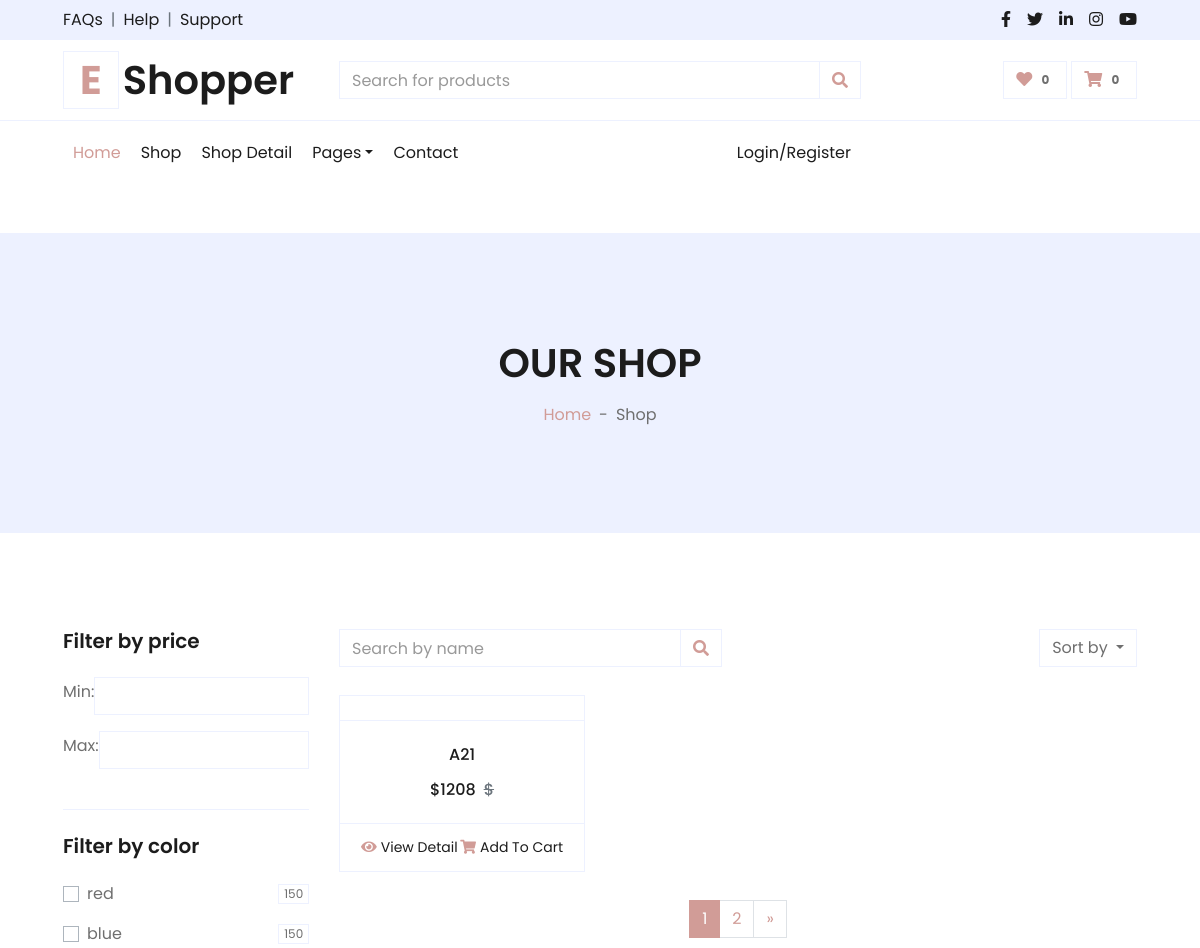
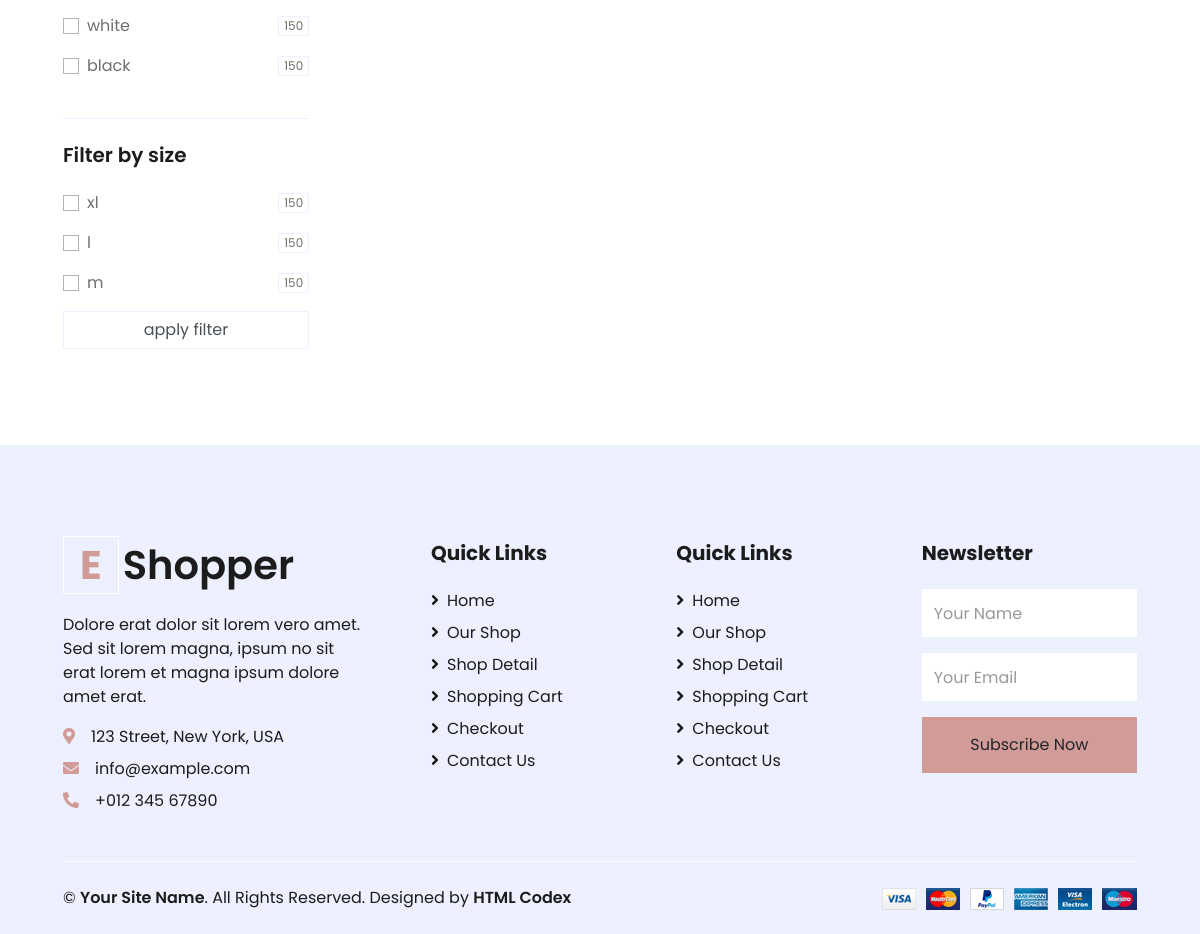
The page /product/category/sammsong on the database its author committed (2 pictures, top to bottom).
### products/models.py (models this page shows, shortened)
class Color(models.Model):
    title = models.CharField(max_length=30)
    class Meta:
        verbose_name="رنگ"
        verbose_name_plural="رنگ ها"

class Size(models.Model):
    title = models.CharField(max_length=30)
    class Meta:
        verbose_name="سایز"
        verbose_name_plural="سایزها"

class Product(models.Model):
    title = models.CharField(max_length=30)
    category = models.ManyToManyField(Category,related_name="products",blank=True)
    description = models.TextField()
    price = models.IntegerField()
    discount = models.SmallIntegerField(blank=True, null=True)
    color=models.ManyToManyField(Color,blank=True, related_name="products")
    size=models.ManyToManyField(Size, blank=True, related_name="products")
    created_at =models.DateTimeField(auto_now_add=True, null=True,blank=True)
    class Meta:
        verbose_name="محصول"
        verbose_name_plural="محصولات"
        ordering = ("-created_at",)

### products/views.py (the view)
# urls.py: path('category/<str:slug>',CategoryListView.as_view(),name="category_list"),
class CategoryListView(View):
    def get(self, queryset,slug):
        queryset = Product.objects.filter(category__slug=slug)
        page_number = self.request.GET.get('page')
        paginator = Paginator(queryset,1)
        object_list = paginator.get_page(page_number)
        data = {"object_list": object_list}
        data['colors'] = Color.objects.all()
        data['sizes'] = Size.objects.all()
        return render(self.request,"products/product_list.html",data)

### products/templates/products/product_list.html (shortened to what this page needs)
{% extends "base.html" %}
{% load render_partial %}
{% block content %}
    <div class="container-fluid bg-secondary mb-5">
        <div class="d-flex flex-column align-items-center justify-content-center" style="min-height: 300px">
            <h1 class="font-weight-semi-bold text-uppercase mb-3">Our Shop</h1>
            <div class="d-inline-flex">
                <p class="m-0"><a href="">Home</a></p>
                <p class="m-0 px-2">-</p>
                <p class="m-0">Shop</p>
            </div>
        </div>
    </div>
    <div class="container-fluid pt-5">
        <div class="row px-xl-5">
            <div class="col-lg-3 col-md-12">
                <form>
                    <div class="border-bottom mb-4 pb-4">
                        <h5 class="font-weight-semi-bold mb-4">Filter by price</h5>
                        <div class="form-group d-flex align-items-center justify-content-between mb-3">
                            <label class="" for="price-all">Min:</label>
                            <input type="number" class="form-control" name="min_price" id="price-all">
                        </div>
                        <div class="form-group d-flex align-items-center justify-content-between mb-3">
                            <label class="" for="price-all">Max:</label>
                            <input type="number" class="form-control" name="max_price" id="price-all">
                        </div>
                    </div>
                    <div class="border-bottom mb-4 pb-4">
                        <h5 class="font-weight-semi-bold mb-4">Filter by color</h5>
                        {% for color in colors %}
                            <div class="custom-control custom-checkbox d-flex align-items-center justify-content-between mb-3">
                                <label class="custom-control-label" for="{{ color.id }}">{{ color.title }}</label>
                                <span class="badge border font-weight-normal">150</span>
                            </div>
                        {% endfor %}
                    </div>
                    <div class="mb-5">
                        <h5 class="font-weight-semi-bold mb-4">Filter by size</h5>
                        {% for size in sizes %}
                            <div class="custom-control custom-checkbox d-flex align-items-center justify-content-between mb-3">
                                <label class="custom-control-label" for="{{ size.title }}">{{ size.title }}</label>
                                <span class="badge border font-weight-normal">150</span>
                            </div>
                        {% endfor %}
                        <button class="form-control" type="submit">apply filter</button>
                    </div>
                </form>
            </div>
            <div class="col-lg-9 col-md-12">
                <div class="row pb-3">
                    <div class="col-12 pb-1">
                        <div class="d-flex align-items-center justify-content-between mb-4">
                            <form action="">
                                <div class="input-group">
                                    <input type="text" class="form-control" placeholder="Search by name">
                                    <div class="input-group-append">
                                        <span class="input-group-text bg-transparent text-primary">
                                            <i class="fa fa-search"></i>
                                        </span>
                                    </div>
                                </div>
                            </form>
                            <div class="dropdown ml-4">
                                <button class="btn border dropdown-toggle" type="button" id="triggerId"
                                        data-toggle="dropdown" aria-haspopup="true"
                                        aria-expanded="false">
                                    Sort by
                                </button>
                            </div>
                        </div>
                    </div>
                    {% for product in object_list %}
                        <div class="col-lg-4 col-md-6 col-sm-12 pb-1">
                            <div class="card product-item border-0 mb-4">
                                <div class="card-header product-img position-relative overflow-hidden bg-transparent border p-0">
                                </div>
                                <div class="card-body border-left border-right text-center p-0 pt-4 pb-3">
                                    <h6 class="text-truncate mb-3">{{ product.title }}</h6>
                                    <div class="d-flex justify-content-center">
                                        <h6>${{ product.price }}</h6>
                                        <h6 class="text-muted ml-2">
                                            <del>$</del>
                                        </h6>
                                    </div>
                                </div>
                                <div class="card-footer d-flex justify-content-between bg-light border">
                                    <a href="{% url 'product:detail' product.id %}" class="btn btn-sm text-dark p-0"><i
                                            class="fas fa-eye text-primary mr-1"></i>View Detail</a>
                                    <a href="" class="btn btn-sm text-dark p-0"><i
                                            class="fas fa-shopping-cart text-primary mr-1"></i>Add To Cart</a>
                                </div>
                            </div>
                        </div>
                    {% endfor %}
                    <div class="col-12 pb-1">
                        {% if object_list.has_other_pages %}
                            <nav aria-label="Page navigation">
                                <ul class="pagination justify-content-center mb-3">
                                    {% for i in object_list.paginator.page_range %}
                                        {% if object_list.number == i %}
                                            <li class="page-item active"><a class="page-link" href="?page={{ i }}">{{ i }}</a></li>
                                        {% else %}
                                            <li class="page-item "><a class="page-link"
                                                                      href="?page={{ i }}">{{ i }}</a></li>
                                        {% endif %}
                                    {% endfor %}
                                    <li class="page-item">
                                        {% if object_list.has_next %}
                                            <a class="page-link" href="?page={{ object_list.next_page_number }}"
                                               aria-label="Next">
                                                <span aria-hidden="true">&raquo;</span>
                                            </a>
                                        {% endif %}
                                    </li>
                                </ul>
                            </nav>
                        {% endif %}
                    </div>
                </div>
            </div>
        </div>
    </div>
{% endblock %}

### rows shown on the page
Color: title "red"
Color: title "blue"
Color: title "white"
Color: title "black"
Size: title "xl"
Size: title "l"
Size: title "m"
Product: title "A21", price "1208"

### other values the page prints
{{ i }} "1"
{{ i }} "2"
